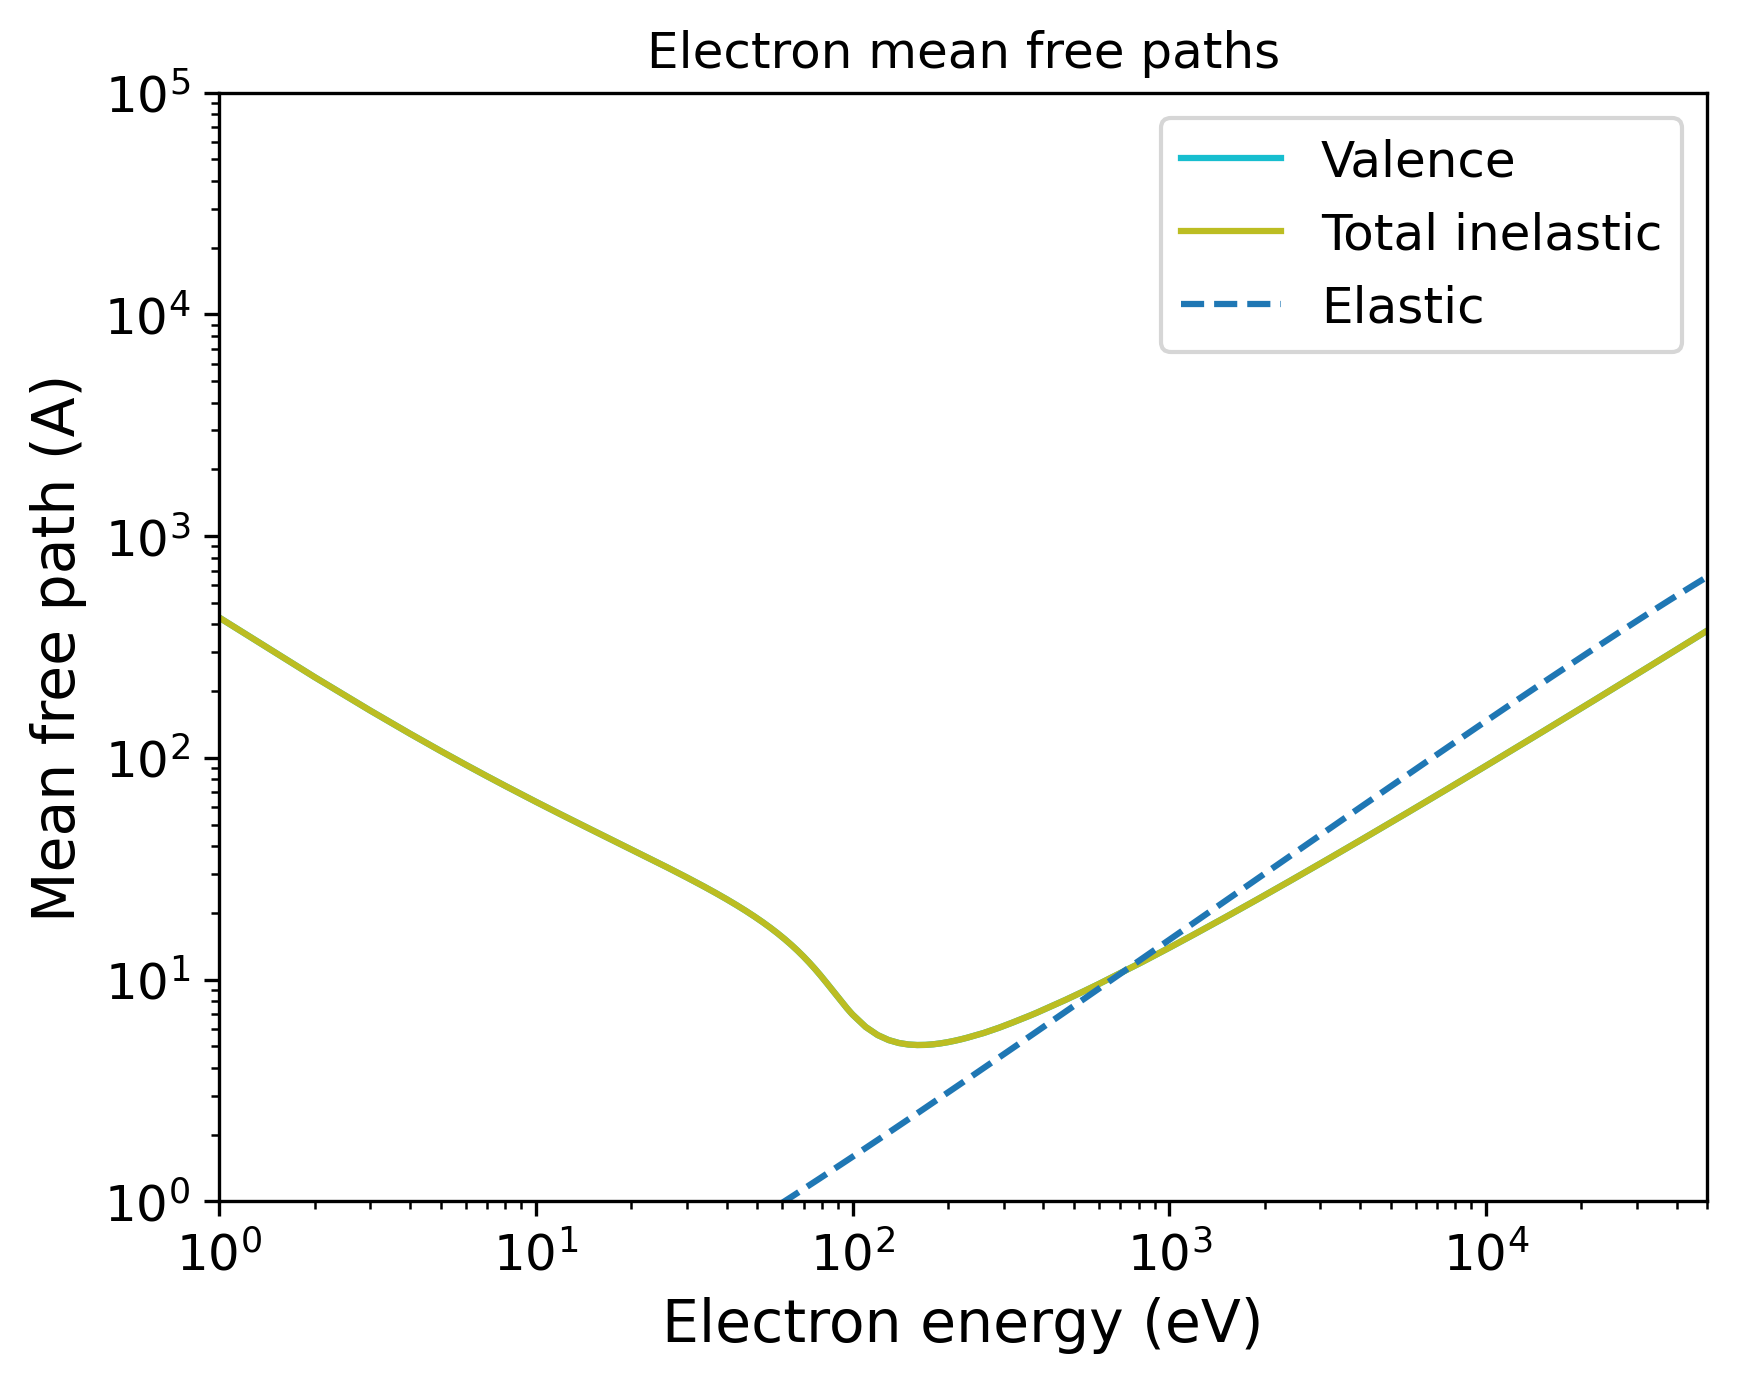

This chart was generated by the following Python code:
import pandas as pd
import numpy as np
import matplotlib.pyplot as plt
import matplotlib.cm as cm
# Set the format:
plt.xlabel("Electron energy (eV)", fontsize=14)
plt.ylabel("Mean free path (A)", fontsize=14)
plt.xticks(fontsize=12)
plt.yticks(fontsize=12)
plt.grid(False)
# Set the axes:
# Read the output file:
df = pd.read_csv(r"OUTPUT_H_Electron_IMFP.dat", sep=r'\s+', header=None, comment="#", skipinitialspace=True)
plt.xscale("log")
plt.yscale("log")
# Prepare the plot:
columns_to_plot = [ 1, 2]
labels = [ "Valence", "Total inelastic"]
# Create N distinct colors from a colormap
N = len(columns_to_plot)
colors = plt.cm.tab10(np.linspace(1, 0, 10))
# Set line styles:
linestyles = [ "-", "-"]
for i, col in enumerate(columns_to_plot):
    color = colors[i % len(colors)]
    ls    = linestyles[i % len(linestyles)]
    label = labels[i % len(labels)]
    plt.plot(df.iloc[:, 0], df.iloc[:, col],
    color=color,
    label=label,
    linestyle=ls)
# Add a curve from the second file
df2 = pd.read_csv(r"OUTPUT_H_Electron_EMFP.dat", sep=r'\s+', header=None, comment="#", skipinitialspace=True)
columns_to_plot2 = [ 2]
labels2 = [ "Elastic"]
# Create second part of the plot:
for col, label in zip(columns_to_plot2, labels2):
    plt.plot(df2.iloc[:, 0], df2.iloc[:, col], label=label, linestyle="--")
plt.xlim(1.00000000,50000.00000000)
plt.ylim(1.00000000,100000.00000000)
plt.title("Electron mean free paths")
plt.legend(loc="best", fontsize=12)
# Save the plot in this format:
plt.savefig("OUTPUT_MFP_electron.png", dpi=300, bbox_inches="tight")
